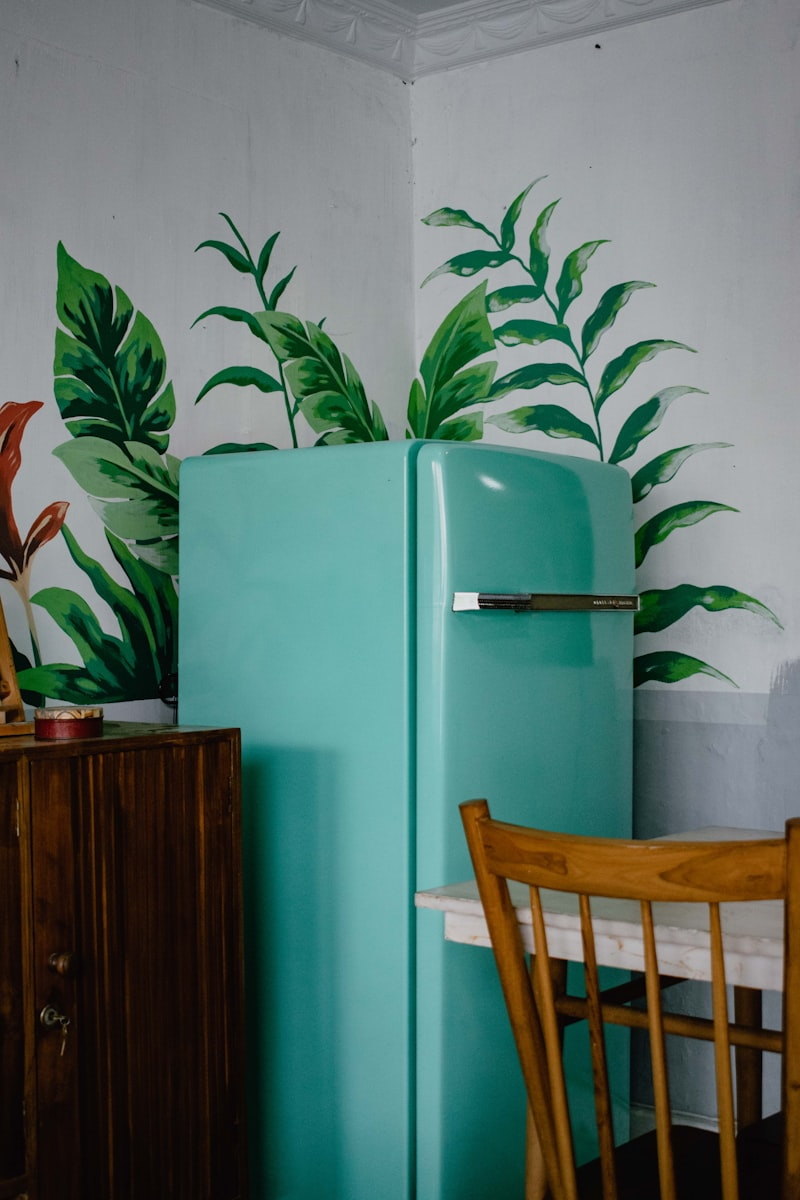
#> input picture fixtures/sample_fridge.jpg, 800 x 1200 px
$ python -i fridge_domain.py   (imports and definitions only)
#> lines starting #> are read from the running program, lines starting #| are printed output that depends on the picture
# -*- coding: utf-8 -*-
"""
Fridge / pantry photo → ingredient inventory → cook-from-what-you-have.

Two steps (never fused):
  1) Vision invent → editable inventory
  2) Decision constrained to confirmed ingredients + assumed staples only
"""

from __future__ import annotations

import base64
import json
import logging
import re
from typing import Any

import requests

import shopping

log = logging.getLogger("onechoice.fridge")

# Synonyms so "ägg" matches "äggula" / "äggvita" lightly via stem checks
_ALIASES: dict[str, tuple[str, ...]] = {
    "ägg": ("ägg", "egg", "äggula", "äggvita"),
    "mjölk": ("mjölk", "milk", "havremjölk", "mandelmjölk"),
    "ost": ("ost", "cheese", "cheddar", "parmesan", "mozzarella"),
    "paprika": ("paprika", "bell pepper"),
    "tomat": ("tomat", "tomater", "tomato", "cherry tomat"),
    "lök": ("lök", "gul lök", "rödlök", "onion"),
    "vitlök": ("vitlök", "garlic"),
    "smör": ("smör", "butter"),
    "bröd": (
        "bröd",
        "macka",
        "mackor",
        "smörgås",
        "toast",
        "limpa",
        "bread",
        "sandwich",
        "knäckebröd",
        "knäcke",
    ),
    "sylt": ("sylt", "jam", "marmelad"),
    "saft": ("saft", "juice", "apelsinjuice", "äppeljuice"),
    "rester": ("rester", "rest", "matlåda", "leftover", "leftovers", "resterätt"),
    "pasta": ("pasta", "spaghetti", "penne", "tagliatelle"),
    "ris": ("ris", "rice", "jasminris", "basmatiris"),
    "potatis": ("potatis", "potato", "potatisar"),
    "kyckling": ("kyckling", "kycklingfilé", "chicken"),
    "bacon": ("bacon", "sidfläsk"),
    "skinka": ("skinka", "ham"),
    "korv": ("korv", "falukorv", "prinskorv"),
    "färs": ("färs", "köttfärs", "nötfärs", "mixed mince"),
    "grädde": ("grädde", "vispgrädde", "matlagningsgrädde", "cream"),
    "yoghurt": ("yoghurt", "yogurt", "naturell yoghurt", "fil", "filmjölk"),
    "banan": ("banan", "banana"),
    "äpple": ("äpple", "apple"),
    "gurka": ("gurka", "cucumber"),
    "sallad": ("sallad", "salladsblad", "lettuce", "isbergssallad"),
    "morot": ("morot", "morötter", "carrot"),
    "spenat": ("spenat", "spinach"),
    "champinjon": ("champinjon", "svamp", "mushroom"),
    "tonfisk": ("tonfisk", "tuna"),
    "bönor": ("bönor", "vita bönor", "kidneybönor", "beans"),
    "linser": ("linser", "röda linser", "lentils"),
    "havregryn": ("havregryn", "oatmeal", "gröt"),
    "müsli": ("müsli", "muesli"),
    "risifrutti": ("risifrutti",),
    "majonnäs": ("majonnäs", "mayo"),
    "ketchup": ("ketchup",),
    "senap": ("senap", "mustard"),
    "soja": ("soja", "sojasås", "soy sauce"),
    "tortilla": ("tortilla", "wrap"),
    "avokado": ("avokado", "avocado"),
    "citron": ("citron", "lemon"),
    "lime": ("lime",),
    "persilja": ("persilja", "parsley"),
    "basilika": ("basilika", "basil"),
}


SOURCE = "fridge_photo"
MAX_PHOTOS = 3
# Vision candidates, tried in order until one answers. Names have shifted at
# xAI before (grok-2-vision retired silently) — never trust one name.
VISION_MODELS = (
    "grok-4.5",
    "grok-4.5-latest",
    "grok-4.3",
    "grok-4-fast",
    "grok-4",
    "grok-4-latest",
    "grok-3",
)
MAX_IMAGE_EDGE = 1568  # long-edge cap before upload (phone photos are huge)
XAI_CHAT_URL = "https://api.x.ai/v1/chat/completions"
XAI_RESPONSES_URL = "https://api.x.ai/v1/responses"

# Filled by invent_from_images for debugging / tests (last attempt)
LAST_VISION_DEBUG: dict[str, Any] = {}


class FridgeVisionError(RuntimeError):
    """Vision invent failed — must surface to the user, never become []."""

    # [54 lines left out: functions __init__, usable_vision_key, normalize_secret, resolve_vision_api_key, not called in this run]


def is_fridge_mode(context: dict[str, Any] | None) -> bool:
    ctx = context or {}
    return str(ctx.get("source") or "") == SOURCE


# [21 lines left out: functions normalize_name, names_only, not called in this run]


# Staples assumed without being in the photo — stricter than shopping.ASSUMED_STAPLES
# (paprika/basilika are fresh produce in a fridge photo, not shelf spices)
FRIDGE_STAPLES = frozenset(
    {
        "salt",
        "peppar",
        "svartpeppar",
        "olja",
        "matolja",
        "rapsolja",
        "olivolja",
        "smör",
        "socker",
        "strösocker",
        "mjöl",
        "vetemjöl",
    }
)


# [124 lines left out: functions _is_staple, _covers, can_cook, ingredients_cued_by_text, fridge_required_ingredients, not called in this run]


# Canned meal-type phrases that must NEVER win in fridge_photo mode unless inventory supports them
BANNED_FRIDGE_SUGGESTIONS = frozenset(
    {
        "värm en rest",
        "reheat leftovers",
        "smörgås med ost",
        "cheese sandwich",
        "fil eller yoghurt",
        "filmjölk or yoghurt",
        "krämig tomatsås-pasta",
        "creamy tomato pasta",
    }
)


# [118 lines left out: functions _mentions_leftovers, inventory_has_leftovers, is_grounded_fridge_decision, prefer_quick_fridge_dishes, downscale_image, not called in this run]


def invent_from_images(
    images: list[bytes],
    *,
    api_key: str = "",
    language: str = "sv",
    mime_types: list[str] | None = None,
) -> list[dict[str, Any]]:
    """
    Vision call → [{name, confidence}]. Separate from decision generation.

    Raises FridgeVisionError on missing key, HTTP failure, or unparseable response.
    Never returns [] to hide a failed call.
    """
    global LAST_VISION_DEBUG
    LAST_VISION_DEBUG = {
        "models_tried": [],
        "raw_response": None,
        "http_status": None,
        "model": None,
        "image_bytes": [],
        "payload_chars": None,
        "parsed_n": None,
        "endpoint": None,
    }

    blobs = [b for b in (images or []) if isinstance(b, (bytes, bytearray)) and len(b) > 20]
    blobs = blobs[:MAX_PHOTOS]
    if not blobs:
        raise FridgeVisionError("no_image", "Ingen bild att skicka till vision-modellen.")

    key = normalize_secret(api_key or "")
    if not usable_vision_key(key):
        log.error(
            "fridge invent ABORT — unusable API key (len=%s, prefix=%r, startswith_xai=%s)",
            len(key),
            key[:6] if key else "",
            key.lower().startswith("xai-"),
        )
        raise FridgeVisionError(
            "missing_api_key",
            "GROK_API_KEY saknas eller är ogiltig — vision-anropet kördes aldrig. "
            "I Streamlit Secrets ska det stå GROK_API_KEY = \"xai-...\" (utan extra citationstecken).",
        )

    mimes = list(mime_types or [])
    while len(mimes) < len(blobs):
        mimes.append("image/jpeg")

    prepared: list[tuple[bytes, str]] = []
    for blob, mime in zip(blobs, mimes):
        raw_len = len(blob)
        scaled, out_mime = downscale_image(bytes(blob), str(mime or "image/jpeg"))
        prepared.append((scaled, out_mime))
        LAST_VISION_DEBUG["image_bytes"].append(
            {"raw": raw_len, "sent": len(scaled), "mime": out_mime}
        )
        log.info(
            "fridge image prepared: raw=%sB sent=%sB mime=%s",
            raw_len,
            len(scaled),
            out_mime,
        )

    lang = "Swedish" if language == "sv" else "English"
    prompt = (
        "List ONLY clearly visible food ingredients in these fridge/pantry photos. "
        f"Use everyday {lang} grocery names (e.g. ägg, mjölk, paprika — not brands). "
        "Do NOT invent items you cannot see. Do NOT include empty packaging or utensils. "
        'Return JSON only: {"ingredients":[{"name":"...","confidence":0.0-1.0}]}'
    )

    errors: list[str] = []
    for model in VISION_MODELS:
        LAST_VISION_DEBUG["models_tried"].append(model)
        try:
            raw, status, endpoint = _call_vision_model(
                model=model,
                api_key=key,
                images=prepared,
                prompt=prompt,
            )
            LAST_VISION_DEBUG["raw_response"] = raw
            LAST_VISION_DEBUG["http_status"] = status
            LAST_VISION_DEBUG["model"] = model
            LAST_VISION_DEBUG["endpoint"] = endpoint
            log.info(
                "fridge vision RAW model=%s status=%s endpoint=%s chars=%s\n%s",
                model,
                status,
                endpoint,
                len(raw or ""),
                (raw or "")[:4000],
            )
            parsed = parse_inventory_json(raw)
            LAST_VISION_DEBUG["parsed_n"] = len(parsed)
            LAST_VISION_DEBUG["elapsed_hint"] = "ok"
            log.info(
                "fridge vision PARSE model=%s received_chars=%s produced_n=%s names=%s",
                model,
                len(raw or ""),
                len(parsed),
                [p["name"] for p in parsed],
            )
            if not parsed:
                # Real API call happened — do not pretend success with silent empty
                raise FridgeVisionError(
                    "empty_inventory",
                    "Vision-anropet lyckades men returnerade 0 ingredienser.",
                    raw=raw,
                    status=status,
                    model=model,
                )
            return parsed
        except FridgeVisionError as exc:
            log.error(
                "fridge vision FAILED model=%s code=%s status=%s: %s | raw=%s",
                model,
                exc.code,
                exc.status,
                exc,
                (exc.raw or "")[:1500],
            )
            # Bad key / missing key — do not burn more models
            if exc.code in ("bad_api_key", "missing_api_key"):
                raise
            errors.append(f"{model}:{exc.code}:{exc}")
            continue
        except Exception as exc:
            log.exception("fridge vision UNEXPECTED model=%s: %s", model, exc)
            errors.append(f"{model}:unexpected:{exc}")
            continue

    raise FridgeVisionError(
        "all_models_failed",
        "Vision-anropet misslyckades för alla modeller: " + " | ".join(errors[:3]),
        raw=str(LAST_VISION_DEBUG.get("raw_response") or "")[:2000],
        status=LAST_VISION_DEBUG.get("http_status"),  # type: ignore[arg-type]
        model=str(LAST_VISION_DEBUG.get("model") or ""),
    )


# [644 lines left out: functions _call_vision_model, _is_bad_api_key_response, _extract_responses_text, parse_inventory_json, recipe_library, justify_from_inventory and 3 more, not called in this run]

>>> import cv2
>>> picture = cv2.imread('fixtures/sample_fridge.jpg', cv2.IMREAD_GRAYSCALE)
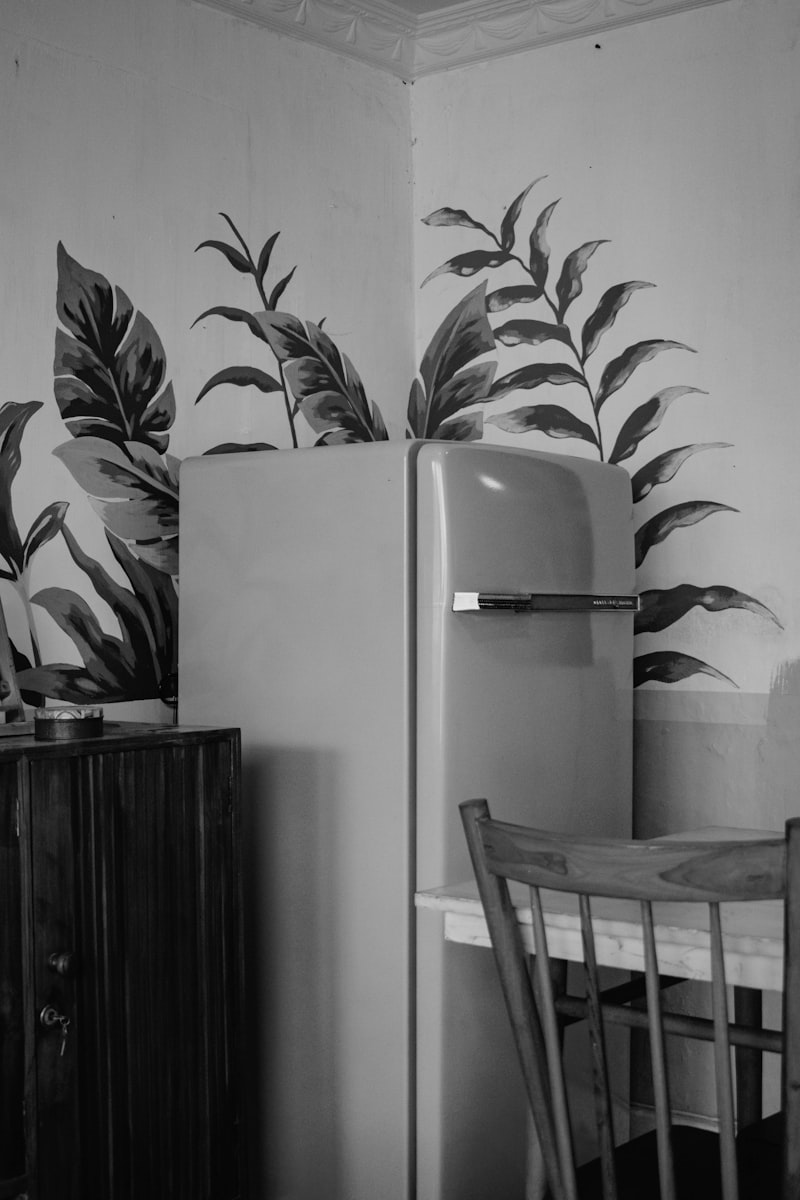
#> picture: shape (1200, 800); min 0, max 238, mean 105.8
>>> result = invent_from_images(picture)
#> (the run stopped early here; a loop or call above may not have finished)
